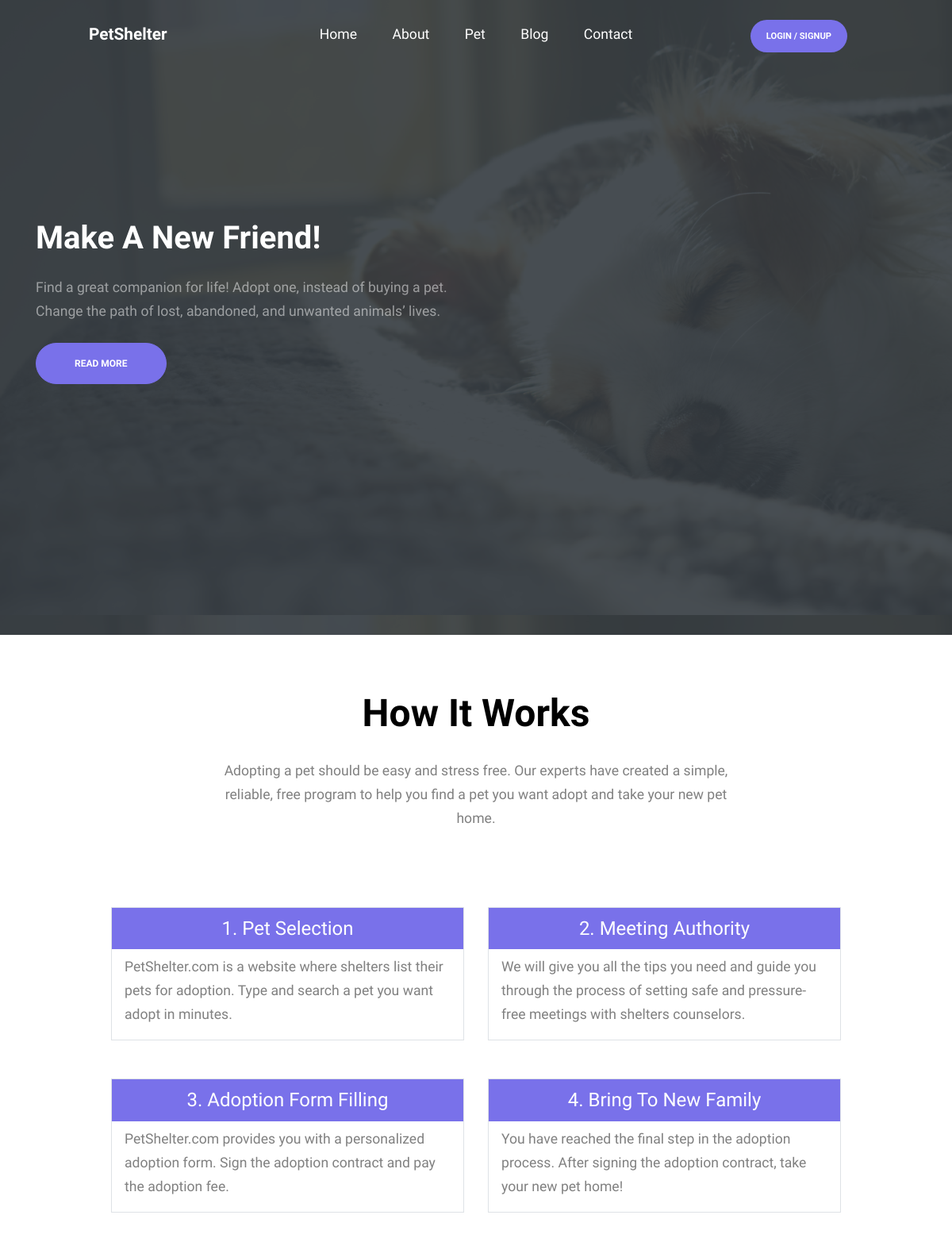
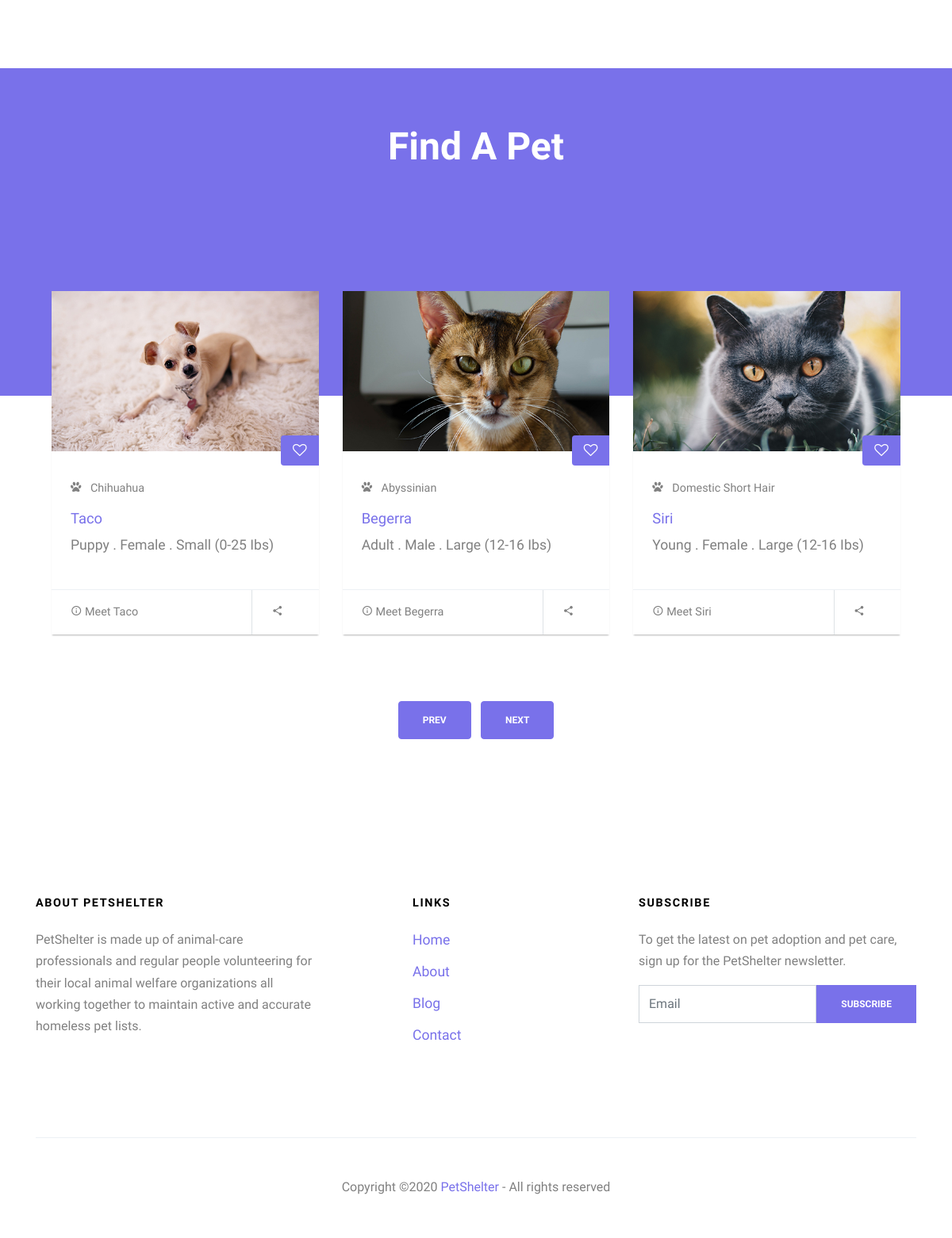
The page / on the database its author committed (2 pictures, top to bottom).
### tables this page shows
CREATE TABLE `pet` (
  `Pet_ID` int(11) NOT NULL,
  `Image` text NOT NULL,
  `Type` varchar(225) NOT NULL,
  `Name` varchar(225) NOT NULL,
  `Breed` varchar(225) NOT NULL,
  `Age` varchar(225) NOT NULL,
  `Gender` varchar(225) NOT NULL,
  `Size` varchar(225) NOT NULL,
  `Content` text NOT NULL,
  `Status` varchar(225) NOT NULL,
  `Tag` varchar(300) NOT NULL
);

### index.php (the view, shortened to what this page needs)
<?php
	include('includes/connection.php');
?>
<!DOCTYPE html>
<html lang="en">
	<head>
		<link rel="stylesheet" href="fonts/icomoon/style.css">
		<link rel="stylesheet" href="css/bootstrap.min.css">
		<link rel="stylesheet" href="css/jquery-ui.css">
		<link rel="stylesheet" href="css/owl.carousel.min.css">
		<link rel="stylesheet" href="css/owl.theme.default.min.css">
		<link rel="stylesheet" href="css/owl.theme.default.min.css">
		<link rel="stylesheet" href="css/jquery.fancybox.min.css">
		<link rel="stylesheet" href="css/bootstrap-datepicker.css">
		<link rel="stylesheet" href="fonts/flaticon/font/flaticon.css">
		<link rel="stylesheet" href="css/aos.css">
		<link rel="stylesheet" href="css/style.css">
	</head>
	<body style='overflow-x: hidden;'>
		<div class="site-wrap">
		<?php include('includes/header.php');?>
		<div class="intro">
			<div class="slide-1" style="background-image: url('images/bg_1.jpg');" data-stellar-background-ratio="0.5">
				<div class="container">
					<div class="row align-items-center">
						<div class="col-12">
							<div class="row align-items-center">
								<div class="col-lg-6 mb-4">
									<h1 data-aos="fade-up" data-aos-delay="100">Make A New Friend!</h1>
									<p class="mb-4 text-white-opacity-05"  data-aos="fade-up" data-aos-delay="200" style='font-size: 1.1rem;'>Find a great companion for life! Adopt one, instead of buying a pet. Change the path of lost, abandoned, and unwanted animals’ lives.</p>
									<p data-aos="fade-up" data-aos-delay="300"><a href="about.php" class="btn btn-primary py-3 px-5 btn-pill">Read More</a></p>
								</div>
							</div>
						</div>
					</div>
				</div>
			</div>
		</div>
		<div class="site-section" id="teachers-section">
			<div class="container">
				<div class="row mb-5 justify-content-center text-center">
					<div class="col-lg-7 text-center">
						<h2 class="section-title">How It Works</h2>
						<p class="mb-5">Adopting a pet should be easy and stress free. Our experts have created a simple, reliable, free program to help you find a pet you want adopt and take your new pet home.</p>
					</div>
				</div>
				<div class="row mb-5 justify-content-center text-left">
					<div class="col-lg-5" data-aos="fade-up" data-aos-delay="100">
						<div class="border">
							<h4 class="title">1. Pet Selection</h4>
							<p class="pl-3 pr-3">PetShelter.com is a website where shelters list their pets for adoption. Type and search a pet you want adopt in minutes.</p>
						</div>
					</div>
					<div class="col-lg-5" data-aos="fade-up" data-aos-delay="200">
						<div class="border">
							<h4 class="title">2. Meeting Authority</h4>
							<p class="pl-3 pr-3">We will give you all the tips you need and guide you through the process of setting safe and pressure-free meetings with shelters counselors.</p>
						</div>
					</div>
				</div>
				<div class="row mb-5 justify-content-center text-left">
					<div class="col-lg-5" data-aos="fade-up" data-aos-delay="100">
						<div class="border">
							<h4 class="title">3. Adoption Form Filling</h4>
							<p class="pl-3 pr-3">PetShelter.com provides you with a personalized adoption form. Sign the adoption contract and pay the adoption fee.</p>
						</div>
					</div>
					<div class="col-lg-5" data-aos="fade-up" data-aos-delay="200">
						<div class="border">
							<h4 class="title">4. Bring To New Family</h4>
							<p class="pl-3 pr-3">You have reached the final step in the adoption process. After signing the adoption contract, take your new pet home!</p>
						</div>
					</div>
				</div>
			</div>
		</div>
		<div class="site-section courses-title" id="courses-section">
			<div class="container">
				<div class="row mb-5 justify-content-center">
					<div class="col-lg-7 text-center" data-aos="fade-up" data-aos-delay="100">
						<h2 class="section-title">Find A Pet</h2>
					</div>
				</div>
			</div>
		</div>
		<div class="site-section courses-entry-wrap"  data-aos="fade-up" data-aos-delay="200">
			<div class="container">
				<div class="row">
					<div class="owl-carousel col-12 nonloop-block-14">
						<?php
							$query = "SELECT * FROM pet WHERE Status='available' ORDER BY Pet_ID ASC";
							$run_query = mysqli_query($conn, $query) or die(mysqli_error($conn));
							if (mysqli_num_rows($run_query) > 0) {
								while ($row = mysqli_fetch_assoc($run_query)) {
									$post_id = $row['Pet_ID'];
									$post_name = $row['Name'];
									$post_breed = $row['Breed'];
									$post_age = $row['Age'];
									$post_gender = $row['Gender'];
									$post_size = $row['Size'];
									$post_image = $row['Image'];
						?>
						<div class="course bg-white h-100 align-self-stretch">
							<figure class="m-0">
								<a href="pet_single.php?post=<?php echo $post_id; ?>"><img class="img-fluid" src="petpics/<?php echo $post_image; ?>" alt="Image"></a>
							</figure>
							<div class="course-inner-text py-4 px-4">
								<span class="course-price icon-heart-o"></span>
								<div class="meta"><span class="icon-paw"></span> <?php echo $post_breed; ?></div>
								<h3><a href="pet_single.php?post=<?php echo $post_id; ?>"><?php echo $post_name; ?></a></h3>
								<p><?php echo $post_age; ?> . <?php echo $post_gender; ?> . <?php echo $post_size; ?></p>
							</div>
							<div class="d-flex border-top stats">
								<div class="py-3 px-4"><span class="icon-info_outline"></span> Meet <?php echo $post_name; ?></div>
								<div class="py-3 px-4 w-25 ml-auto border-left"><span class="icon-share2"></span></div>
							</div>
						</div>
						<?php }}?>
					</div>
				</div>
				<div class="row justify-content-center">
					<div class="col-7 text-center">
						<button class="customPrevBtn btn btn-primary m-1">Prev</button>
						<button class="customNextBtn btn btn-primary m-1">Next</button>
					</div>
				</div>
			</div>
		</div>
		<?php include('includes/footer.php');?>
		</div>
	</body>
</html>

### includes/header.php
<header class="site-navbar py-4 js-sticky-header site-navbar-target" id="myNav">
	<div class="container-fluid">
		<div class="d-flex align-items-center">
			<div class="site-logo mr-auto w-25">
				<a href="index.php">PetShelter</a>
			</div>
			<div class="mx-auto text-center">
				<nav class="site-navigation position-relative text-right" role="navigation">
					<ul class="site-menu main-menu js-clone-nav mx-auto d-none d-lg-block  m-0 p-0">
						<li><a href="index.php">Home</a></li>
						<li><a href="about.php">About</a></li>
						<li><a href="pet.php">Pet</a></li>
						<li><a href="blog.php" class="nav-link">Blog</a></li>
						<li><a href="contact.php" class="nav-link">Contact</a></li>
					</ul>
				</nav>
			</div>
			<div class="ml-auto w-25">
				<nav class="site-navigation position-relative text-right" role="navigation">
					<ul class="site-menu main-menu js-clone-nav mr-auto d-none d-lg-block m-0 p-0">
						<?php
							if(isset($_SESSION['username'])){
								echo '<li class="cta"><a href="signout.php" onclick="destroySession()"><span>';
								echo $_SESSION['username'];
								echo "</span></a></li>";
							}
							else{
								echo '<li class="cta"><a href="signin2.php" onclick="destroySession()"><span>';
								echo "Login / Signup";
								echo "</span></a></li>";
							}
						?>
					</ul>
				</nav>
			</div>
		</div>
	</div>
</header>

### includes/footer.php (shortened to what this page needs)
<footer class="footer-section bg-white">
    <div class="container">
        <div class="row">
        <div class="col-md-4">
            <h3>About PetShelter</h3>
			<p>PetShelter is made up of animal-care professionals and regular people volunteering for their local animal welfare organizations all working together to maintain active and accurate homeless pet lists.</p>
		 </div>
        <div class="col-md-3 ml-auto">
            <h3>Links</h3>
            <ul class="list-unstyled footer-links">
				<li><a href="index.php">Home</a></li>
				<li><a href="about.php">About</a></li>
				<li><a href="blog.php">Blog</a></li>
				<li><a href="contact.php">Contact</a></li>
            </ul>
         </div>
         <div class="col-md-4">
            <h3>Subscribe</h3>
			<p>To get the latest on pet adoption and pet care, sign up for the PetShelter newsletter.</p>
            <form action="" method="post">
				<div class="d-flex mb-5">
					<input type="email" name="email" class="form-control rounded-0" placeholder="Email" required>
					<input type="submit" name="submitSubscribe" class="footer-subscribe btn btn-primary rounded-0" value="Subscribe">
              </div>
            </form>
         </div>
        </div>
        <div class="row pt-5 mt-5 text-center">
			<div class="col-md-12">
				<div class="border-top pt-5">
					<p>Copyright &copy;<script>document.write(new Date().getFullYear());</script> <a href="#" target="_blank" >PetShelter</a> - All rights reserved</p>
				</div>
			</div>
        </div>
    </div>
</footer>

### css/style.css (style rules this page uses)
body { line-height: 1.7; color: gray; font-weight: 300; font-size: 1.1rem; }
a { -webkit-transition: .3s all ease; -o-transition: .3s all ease; transition: .3s all ease; }
h1, h2, h3, h4, h5, .h1, .h2, .h3, .h4, .h5 { font-family: "Muli", -apple-system, BlinkMacSystemFont,"Segoe UI", Roboto, "Helvetica Neue", Arial, sans-serif, "Apple Color Emoji", "Segoe UI Emoji", "Segoe UI Symbol", "Noto Color Emoji"; }
.site-wrap:before { display: none; -webkit-transition: .3s all ease-in-out; -o-transition: .3s all ease-in-out; transition: .3s all ease-in-out; background: rgba(0, 0, 0, 0.6); content: ""; position: absolute; z-index: 2000; top: 0; left: 0; right: 0; bottom: 0; opacity: 0; visibility: hidden; }
.btn { text-transform: uppercase; font-size: 12px; font-weight: 900; padding: 14px 30px; }
.btn.btn-pill { border-radius: 30px; }
.form-control { height: 48px; font-family: "Muli", -apple-system, BlinkMacSystemFont, "Segoe UI", Roboto, "Helvetica Neue", Arial, sans-serif, "Apple Color Emoji", "Segoe UI Emoji", "Segoe UI Symbol", "Noto Color Emoji"; }
.site-section { padding: 2.5em 0; }
@media (min-width: 768px) { .site-section { padding: 5em 0; } }
.border-top { border-top: 1px solid #edf0f5 !important; }
.text-white-opacity-05 { color: rgba(255, 255, 255, 0.5); }
.site-logo { position: relative; font-weight: 900; font-size: 1.3rem; }
.site-logo a { color: #fff; }
.site-navbar { margin-bottom: 0px; z-index: 1999; position: absolute; width: 100%; }
.site-navbar .container-fluid { padding-left: 7rem; padding-right: 7rem; }
.site-navbar .site-navigation .site-menu { margin-bottom: 0; }
.site-navbar .site-navigation .site-menu a { text-decoration: none !important; display: inline-block; }
.site-navbar .site-navigation .site-menu > li { display: inline-block; }
.site-navbar .site-navigation .site-menu > li > a { padding: 5px 20px; color: #fff; display: inline-block; text-decoration: none !important; }
.site-mobile-menu .site-nav-wrap { padding: 0; margin: 0; list-style: none; position: relative; }
.site-mobile-menu .site-nav-wrap a { padding: 10px 20px; display: block; position: relative; color: #212529; }
.site-mobile-menu .site-nav-wrap li { position: relative; display: block; }
.site-mobile-menu .site-nav-wrap > li { display: block; position: relative; float: left; width: 100%; }
.site-mobile-menu .site-nav-wrap > li > a { padding-left: 20px; font-size: 20px; }
.sticky-wrapper .site-navbar { -webkit-transition: .3s all ease; -o-transition: .3s all ease; transition: .3s all ease; }
.sticky-wrapper .site-navbar .site-menu > li { display: inline-block; }
.slide-1 { background-size: cover; background-position: center; }
.slide-1:before { content: ""; position: absolute; height: 100%; width: 100%; background: #343a40; opacity: .9; border-bottom-right-radius: 0px; }
.site-section { padding: 4em 0; position: relative; }
.cta a span { border-color: #7971ea; padding: 14px 20px; color: #fff; background: #7971ea; border-radius: 30px; font-size: .7rem; font-weight: 900; text-transform: uppercase; -webkit-transition: .3s all ease; -o-transition: .3s all ease; transition: .3s all ease; }
.section-title { font-size: 3rem; color: #000; margin-bottom: 1.8rem; font-weight: 900; }
.footer-section { padding: 7em 0 2em; background-color: #fafafa; }
.footer-section p { font-size: 1rem; }
.footer-section h3 { font-size: .9rem; letter-spacing: .1rem; text-transform: uppercase; color: #000; margin-bottom: 1.5rem; font-weight: 900; }
.footer-section .footer-links li { margin-bottom: 10px; }
.courses-title { padding-bottom: 13rem; background: #7971ea; }
.courses-title .section-title { color: #fff; }
.courses-entry-wrap { margin-top: -282px; }
.course { -webkit-box-shadow: 0 2px 2px -1px rgba(0, 0, 0, 0.3); box-shadow: 0 2px 2px -1px rgba(0, 0, 0, 0.3); -webkit-transition: .3s all ease-in-out; -o-transition: .3s all ease-in-out; transition: .3s all ease-in-out; top: 0; position: relative; }
.course .course-inner-text { position: relative; padding-top: 35px !important; }
.course .course-price { position: absolute; padding: 10px 15px; background: #7971ea; color: #fff; top: -20px; right: 0; border-top-left-radius: 4px; border-bottom-left-radius: 4px; }
.course .meta { font-size: .9rem; display: block; margin-bottom: .9rem; }
.course .meta span { margin-right: .5rem; }
.course h3 { font-size: 1.15rem; color: #000; }
.course .stats { font-size: .9rem; }

### rows shown on the page
pet: Image (picture), Breed "Chihuahua", Name "Taco", Age "Puppy", Gender "Female", Size "Small (0-25 Ibs)"
pet: Image (picture), Breed "Abyssinian", Name "Begerra", Age "Adult", Gender "Male", Size "Large (12-16 Ibs)"
pet: Image (picture), Breed "Domestic Short Hair", Name "Siri", Age "Young", Gender "Female", Size "Large (12-16 Ibs)"
